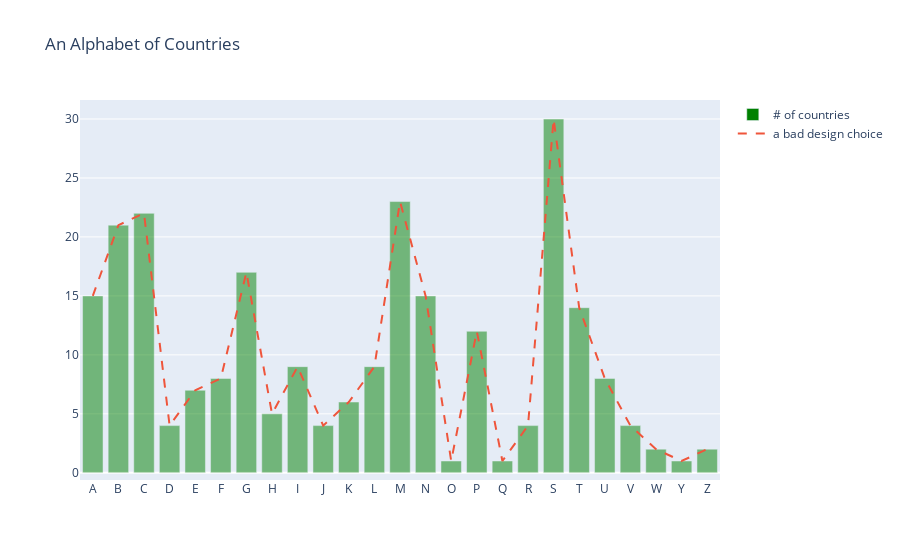

Source (notebook cell):
### Markdown cell above
## EXERCISE

*Oh wait, that's not right!*

**Without** re-defining the objects:
- Edit the last figure to change the bar colour 
- Make the bar opacity 0.5
- If you have a line, change its style to "dash"

### Code cell
# Solution
fig.data[0].marker.color = "green"
fig.data[0].marker.opacity = 0.5
fig.data[1].line.dash = "dash"
fig

### Figure 1 — Plotly figure (JSON) as saved in the notebook; plotly's stock layout.template omitted (floating-point values rounded to 4 significant figures)
{"data": [{"marker": {"color": "green", "opacity": 0.5}, "name": "# of countries", "type": "bar", "x": ["A", "B", "C", "D", "E", "F", "G", "H", "I", "J", "K", "L", "M", "N", "O", "P", "Q", "R", "S", "T", "U", "V", "W", "Y", "Z"], "y": [15, 21, 22, 4, 7, 8, 17, 5, 9, 4, 6, 9, 23, 15, 1, 12, 1, 4, 30, 14, 8, 4, 2, 1, 2]}, {"line": {"dash": "dash", "smoothing": 1}, "name": "a bad design choice", "type": "scatter", "x": ["A", "B", "C", "D", "E", "F", "G", "H", "I", "J", "K", "L", "M", "N", "O", "P", "Q", "R", "S", "T", "U", "V", "W", "Y", "Z"], "y": [15, 21, 22, 4, 7, 8, 17, 5, 9, 4, 6, 9, 23, 15, 1, 12, 1, 4, 30, 14, 8, 4, 2, 1, 2]}], "layout": {"title": {"text": "An Alphabet of Countries"}}}
